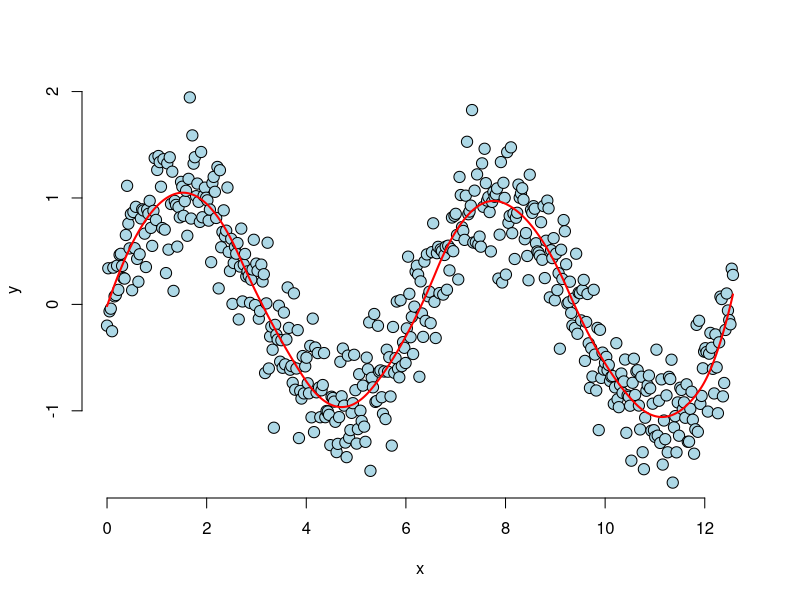

Write the R code that produced this figure.
## ---- chunk 1
## spline code from lecture goes here
n <- 500; x <- seq(0, 4 * pi, length = n); y <- sin(x) + rnorm(n, sd = .3)
knots <- seq(0, 8 * pi, length = 20);
splineTerms <- sapply(knots, function(knot) (x > knot) * (x - knot)^2)
xMat <- cbind(1, x, x^2, splineTerms)
yhat <- predict(lm(y ~ xMat - 1))
plot(x, y, frame = FALSE, pch = 21, bg = "lightblue", cex = 1.5)
lines(x, yhat, col = "red", lwd = 2)
